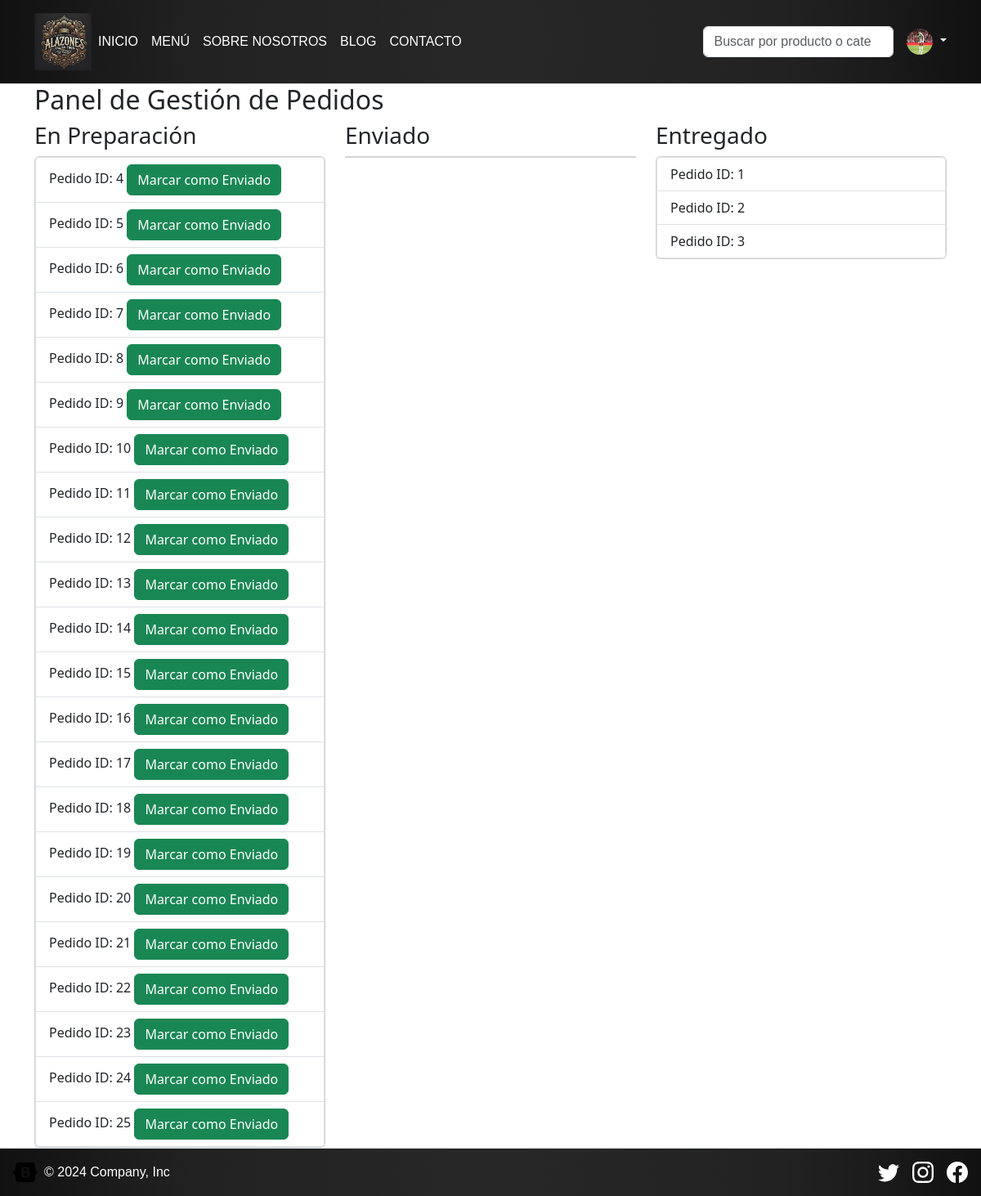
Page /users/admin/panel_pedidos/ (signed in) on the committed database.
### core/users/models.py (models this page shows, shortened)
class Profile(models.Model):
    user = models.OneToOneField(User, on_delete=models.CASCADE)
    phone_number = models.CharField(max_length=15, blank=True, null=True)
    address = models.TextField(blank=True, null=True)
    profile_picture = models.ImageField(
        default="profile_pics/default_profile.jpg",  # Ruta relativa dentro de la carpeta MEDIA
        upload_to="profile_pics/",
        blank=True,
        null=True,
    )

### core/pagos/models.py (models this page shows, shortened)
class Order(models.Model):
    ESTADOS = [
        ("en_preparacion", "En Preparación"),
        ("enviado", "Enviado"),
        ("entregado", "Entregado"),
    ]
    user = models.ForeignKey(User, on_delete=models.CASCADE)
    created_at = models.DateTimeField(auto_now_add=True)
    is_completed = models.BooleanField(default=False)
    estado = models.CharField(max_length=20, choices=ESTADOS, default="en_preparacion")

### core/users/views.py (the view)
# urls.py: path("admin/panel_pedidos/", views.panel_pedidos, name="panel_pedidos"),
@staff_member_required
def panel_pedidos(request):
    pedidos = {
        "en_preparacion": Order.objects.filter(estado="en_preparacion"),
        "enviado": Order.objects.filter(estado="enviado"),
        "entregado": Order.objects.filter(estado="entregado"),
    }
    return render(request, "pagos/panel_pedidos.html", {"pedidos": pedidos})

### core/templates/pagos/panel_pedidos.html (shortened to what this page needs)
{% extends 'base.html' %}
{% block content %}
<div class="container">
    <h2>Panel de Gestión de Pedidos</h2>
    <div class="row">
        <div class="col-md-4">
            <h3>En Preparación</h3>
            <div class="card">
                <ul class="list-group">
                    {% for pedido in pedidos.en_preparacion %}
                    <li class="list-group-item">
                        Pedido ID: {{ pedido.id }}
                        <button class="btn btn-success" data-pedido-id="{{ pedido.id }}" data-estado="enviado">Marcar como Enviado</button>
                    </li>
                    {% endfor %}
                </ul>
            </div>
        </div>
        <div class="col-md-4">
            <h3>Enviado</h3>
            <div class="card">
            </div>
        </div>
        <div class="col-md-4">
            <h3>Entregado</h3>
            <div class="card">
                <ul class="list-group">
                    {% for pedido in pedidos.entregado %}
                    <li class="list-group-item">
                        Pedido ID: {{ pedido.id }}
                    </li>
                    {% endfor %}
                </ul>
            </div>
        </div>
    </div>
</div>
{% endblock %}

### core/templates/base.html (shortened to what this page needs)
{% load static %}
<!DOCTYPE html>
<html lang="en">
    <head>
        <link href="https://cdn.jsdelivr.net/npm/bootstrap@5.3.3/dist/css/bootstrap.min.css"
              rel="stylesheet"
>
        <link rel="stylesheet" href="{% static 'css/style.css' %}">
    </head>
<body>
        <header class="p-3 border-bottom" style="background: radial-gradient(circle, rgba(24, 24, 24, 0.932) 0%, rgba(34, 34, 34, 1) 60%, rgba(26, 26, 26, 1) 80%, rgba(17, 17, 17, 1) 100%); color: #ffffff; font-family: 'Arial', sans-serif;">
            <div class="container">
                <div class="d-flex flex-wrap align-items-center justify-content-center justify-content-lg-start">
                       <img src="{% static 'images/logo.png' %}"
                       width="70"
                       height="70"
                       alt="Descripción de la imagen"
                       data-bs-toggle="modal"
                       data-bs-target="#imageModal">
                    <ul class="nav col-12 col-lg-auto me-lg-auto mb-2 justify-content-center mb-md-0">
                        <li>
                            <a href="{% url 'home' %}" class="nav-link px-2" style="color: #ffffff;">INICIO</a>
                        </li>
                        <li>
                            <a href="{% url 'menu_list' %}" class="nav-link px-2" style="color: #ffffff;">MENÚ</a>
                        </li>
                        <li>
                            <a href="#" class="nav-link px-2" style="color: #ffffff;">SOBRE NOSOTROS</a>
                        </li>
                        <li>
                            <a href="#" class="nav-link px-2" style="color: #ffffff;">BLOG</a>
                        </li>
                        <li>
                            <a href="#" class="nav-link px-2" style="color: #ffffff;">CONTACTO</a>
                        </li>
                    </ul>
                    <form class="col-12 col-lg-auto mb-3 mb-lg-0 me-lg-3 position-relative" role="search">
                        <input type="search"
                               id="search-input"
                               class="form-control"
                               placeholder="Buscar por producto o categoría..."
                               aria-label="Buscar">
                    </form>
                    <div class="dropdown text-end">
                        <a href="{% url 'profile' %}"
                        class="d-block text-decoration-none dropdown-toggle" style="color: #ffffff;"
                        data-bs-toggle="dropdown"
                        aria-expanded="false">
                        <img src="{% if user.profile.profile_picture and user.profile.profile_picture.url %}{{ user.profile.profile_picture.url }}{% else %}{{ MEDIA_URL }}profile_pics/default_profile.jpg{% endif %}"
                            alt="{{ user.username }}"
                            width="32"
                            height="32"
                            class="rounded-circle">
                        </a>
                    </div>
                </div>
            </div>
        </header>
        <div id="bodycontent">
            {% block content %}{% endblock %}
        </div>
        <footer class="d-flex flex-wrap justify-content-between align-items-center py-3 border-top"  style="background: radial-gradient(circle, rgba(24, 24, 24, 0.932) 0%, rgba(34, 34, 34, 1) 60%, rgba(26, 26, 26, 1) 80%, rgba(17, 17, 17, 1) 100%); background-size: cover; color: #ffffff; font-family: 'Arial', sans-serif;">
                <div class="col-md-4 d-flex align-items-center">
                    <a href="/"
                       class="mb-3 me-2 mb-md-0 text-decoration-none lh-1" style="color: #ffffff;">
                        <svg class="bi" width="30" height="24">
                            <use xlink:href="#bootstrap"></use>
                        </svg>
                    </a>
                    <span class="mb-3 mb-md-0" style="color: #ffffff;">© 2024 Company, Inc</span>
                </div>
                <ul class="nav col-md-4 justify-content-end list-unstyled d-flex">
                    <li class="ms-3">
                        <a class="text-body-secondary" href="#" style="color: #ffffff;">
                            <svg class="bi" width="26" height="26" style="fill: #ffffff;">
                                <use xlink:href="#twitter"></use>
                            </svg>
                        </a>
                    </li>
                    <li class="ms-3">
                        <a class="text-body-secondary" href="#" style="color: #ffffff;">
                            <svg class="bi" width="26" height="26" style="fill: #ffffff;">
                                <use xlink:href="#instagram"></use>
                            </svg>
                        </a>
                    </li>
                    <li class="ms-3">
                        <a class="text-body-secondary" href="#" style="color: #ffffff;">
                            <svg class="bi" width="26" height="26" style="fill: #ffffff;">
                                <use xlink:href="#facebook"></use>
                            </svg>
                        </a>
                    </li>
                </ul>
        </footer>
    </body>
</html>

### static/css/style.css (style rules this page uses)
header { background: radial-gradient(circle, rgba(24, 24, 24, 0.932) 0%, rgba(34, 34, 34, 1) 60%, rgba(26, 26, 26, 1) 80%, rgba(17, 17, 17, 1) 100%); background-size: cover; color: #ffffff; font-family: "Merriweather", serif; font-weight: 400; font-style: normal; }

### core/templates/base.html (style rules this page uses)
html, body { height: 100%; margin: 0; }
body { display: flex; flex-direction: column; }
#bodycontent { flex: 1; }
footer { background: radial-gradient(circle, rgba(24, 24, 24, 0.932) 0%, rgba(34, 34, 34, 1) 60%, rgba(26, 26, 26, 1) 80%, rgba(17, 17, 17, 1) 100%); color: #ffffff; font-family: 'Arial', sans-serif; padding: 1rem; text-align: center; width: 100%; margin-top: auto; }

### rows in the picture
Order: id "4"
Order: id "5"
Order: id "6"
Order: id "7"
Order: id "8"
Order: id "9"
Order: id "10"
Order: id "11"
Order: id "12"
Order: id "13"
Order: id "14"
Order: id "15"
Order: id "16"
Order: id "17"
Order: id "18"
Order: id "19"
Order: id "20"
Order: id "21"
Order: id "22"
Order: id "23"
Order: id "24"
Order: id "25"
Order: id "1"
Order: id "2"
Order: id "3"
